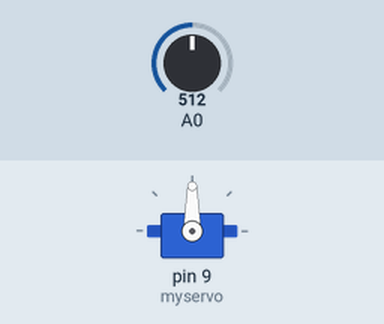
The sketch below on a simulated Arduino Uno, built with avr-gcc and run on an emulated ATmega328P. Parts: servo. The inputs (shaded band) are chosen by the test bench; at power-on: A0 = 512.

Above: at 1.2 s.
1.3 s: A0 set to 716
At 2.0 s:
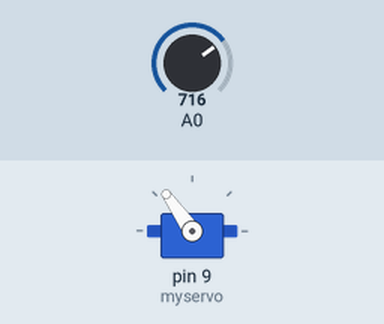
2.8 s: A0 set to 900
At 3.3 s:
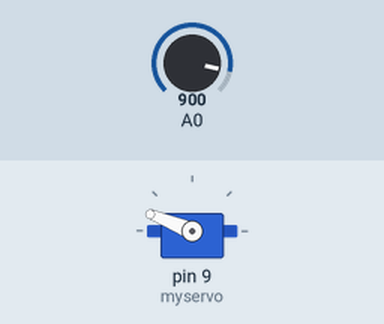
4.3 s: A0 set to 1023
At 4.6 s:
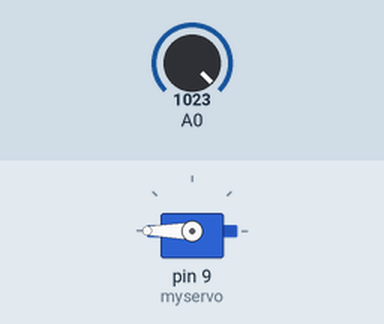
5.8 s: A0 set to 306
At 7.0 s:
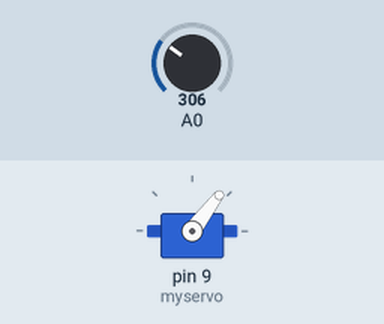
7.3 s: A0 set to 122
At 8.3 s:
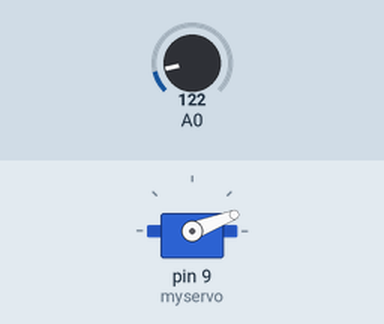
Timing chart, 0 to 9.8 s (numbered marks = the images above; inputs shaded):
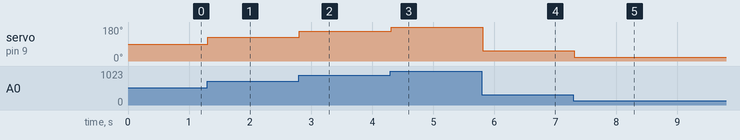

The sketch:

servomotor.ino
```cpp
// Create a program that moves a servomotor to a certain position based on a potentiometer input.

// Import the Servo library
#include <Servo.h>

// Create a servo object
Servo myservo;

// Setup
void setup()
{
    // Initialize the servo object
    myservo.attach(9);
}

// Loop
void loop()
{
    // Read the analog input
    int analogValue = analogRead(A0);

    // Map the analog value to a servo position
    int servoPosition = map(analogValue, 0, 1023, 0, 180);

    // Set the servo position
    myservo.write(servoPosition);

    // Wait a bit
    delay(100);
}
```

Measured:
- after the input at 1.3 s, servo on pin 9 (myservo): 90° → 125° at once
- after the input at 2.8 s, servo on pin 9 (myservo): 125° → 158° at once
- after the input at 4.3 s, servo on pin 9 (myservo): 158° → 180° at once
- after the input at 5.8 s, servo on pin 9 (myservo): 180° → 53° at once
- after the input at 7.3 s, servo on pin 9 (myservo): 53° → 21° at once
